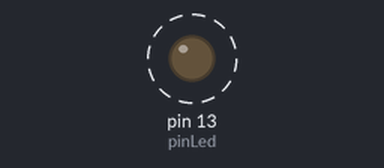
Bench run of a sketch on a simulated Arduino Uno, built with avr-gcc and run on an emulated ATmega328P. Shown: output pins drawn as LEDs (lit = HIGH). Dashed ring = blinking.

Above: at 0.05 s.
Timing chart, 0 to 3.0 s (numbered marks = the images above):
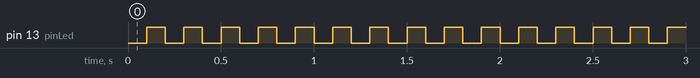

Measured:
- by itself, pin 13 (pinLed): alternates HIGH for 0.10 s and LOW for 0.10 s

The sketch:

HelloWorld.ino
```cpp
// Hola mundo !!
//

// Declaraciones
int pinLed = 13;
int tiempo = 100; // Tiempo en milisegundos

// Configuración Inicial
void setup(){
  // Configurar el pin 13 como salida
  pinMode(pinLed,OUTPUT);
  digitalWrite(pinLed,LOW); // Estado inicial: Apagado
}
// Loop infinito / algoritmo principal
void loop(){
  digitalWrite(pinLed,LOW);  // LED OFF
  delay(tiempo);             // tiempo apagado
  digitalWrite(pinLed,HIGH); // LED ON
  delay(tiempo);            // Tiempo encendido
}
// Funciones asíncronas
```
